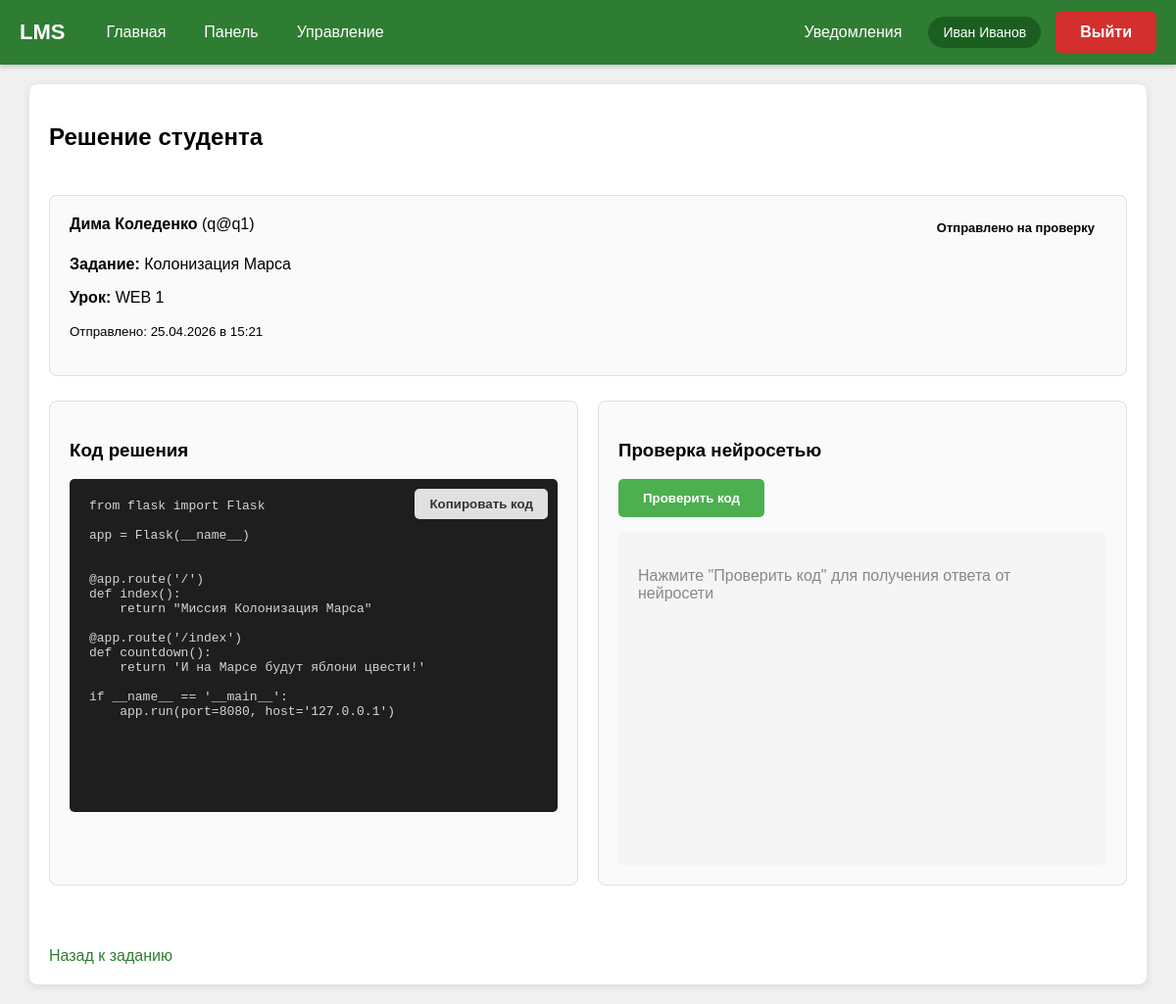
Page /submission/1 (signed in) on the committed database.
### data/users.py (models this page shows, shortened)
class User(SqlAlchemyBase, UserMixin):
    __tablename__ = 'users'
    id = sqlalchemy.Column(sqlalchemy.Integer, primary_key=True, autoincrement=True)
    name = sqlalchemy.Column(sqlalchemy.String(100))
    email = sqlalchemy.Column(sqlalchemy.String(120), index=True, unique=True)
    hashed_password = sqlalchemy.Column(sqlalchemy.String(200))
    role = sqlalchemy.Column(sqlalchemy.String(20))
    created_date = sqlalchemy.Column(sqlalchemy.DateTime, default=datetime.datetime.now)

### data/submissions.py (models this page shows)
class Submission(SqlAlchemyBase):
    __tablename__ = 'submissions'
    id = sqlalchemy.Column(sqlalchemy.Integer, primary_key=True, autoincrement=True)
    block_id = sqlalchemy.Column(sqlalchemy.Integer, sqlalchemy.ForeignKey("lesson_blocks.id"), nullable=False)
    student_id = sqlalchemy.Column(sqlalchemy.Integer, sqlalchemy.ForeignKey("users.id"), nullable=False)
    code = sqlalchemy.Column(sqlalchemy.Text)
    score = sqlalchemy.Column(sqlalchemy.Integer)
    feedback = sqlalchemy.Column(sqlalchemy.Text)
    status = sqlalchemy.Column(sqlalchemy.String(20), default="draft")
    submitted_at = sqlalchemy.Column(sqlalchemy.DateTime, default=datetime.datetime.now)
    graded_at = sqlalchemy.Column(sqlalchemy.DateTime)
    block = orm.relationship("LessonBlock", backref="submissions_ref")
    student = orm.relationship("User", backref="submissions")

### data/lesson_blocks.py (models this page shows)
class LessonBlock(SqlAlchemyBase):
    __tablename__ = 'lesson_blocks'
    id = sqlalchemy.Column(sqlalchemy.Integer, primary_key=True, autoincrement=True)
    lesson_id = sqlalchemy.Column(sqlalchemy.Integer, sqlalchemy.ForeignKey("lessons.id"), nullable=False)
    block_type = sqlalchemy.Column(sqlalchemy.String(20), nullable=False)
    title = sqlalchemy.Column(sqlalchemy.String(200))
    content = sqlalchemy.Column(sqlalchemy.Text)
    order = sqlalchemy.Column(sqlalchemy.Integer, nullable=False, default=0)
    lesson = orm.relationship("Lesson", backref="lesson_blocks_ref")
    images = orm.relationship("BlockImage", cascade="all, delete-orphan")
    submissions = orm.relationship("Submission", cascade="all, delete-orphan")

### data/lessons.py (models this page shows)
class Lesson(SqlAlchemyBase):
    __tablename__ = 'lessons'
    id = sqlalchemy.Column(sqlalchemy.Integer, primary_key=True, autoincrement=True)
    title = sqlalchemy.Column(sqlalchemy.String(150), nullable=False)
    content = sqlalchemy.Column(sqlalchemy.Text, nullable=False)
    course_id = sqlalchemy.Column(sqlalchemy.Integer, sqlalchemy.ForeignKey("courses.id"), nullable=False)
    course = orm.relationship("Course", backref="course_lessons")
    files = orm.relationship("LessonFile", cascade="all, delete-orphan")
    blocks = orm.relationship("LessonBlock", cascade="all, delete-orphan")

### block_routes.py (the view)
    @app.route("/submission/<int:submission_id>")
    @login_required
    def view_submission(submission_id):
        db_sess = db_session.create_session()
        submission = db_sess.query(Submission).get(submission_id)
        if not submission:
            db_sess.close()
            abort(404)
        block = submission.block
        lesson = block.lesson
        course = lesson.course
        if current_user.role == "teacher" and course.teacher_id != current_user.id:
            db_sess.close()
            flash("Доступ запрещен")
            return redirect(url_for("dashboard"))
        if current_user.role == "student" and submission.student_id != current_user.id:
            db_sess.close()
            flash("Доступ запрещен")
            return redirect(url_for("dashboard"))
        submission_data = {
            'id': submission.id,
            'code': submission.code,
            'status': submission.status,
            'score': submission.score,
            'feedback': submission.feedback,
            'submitted_at': submission.submitted_at,
            'graded_at': submission.graded_at,
            'student_name': submission.student.name,
            'student_email': submission.student.email,
            'block_id': block.id,
            'block_title': block.title,
            'lesson_id': lesson.id,
            'lesson_title': lesson.title
        }
        db_sess.close()
        return render_template("view_submission.html", submission=submission_data)

### data/db_session.py (called while the page is built)
def create_session() -> Session:
    global __factory
    return __factory()

### main.py (called while the page is built)
@app.teardown_appcontext
def shutdown_session(exception=None):
    db_session.create_session().close()

@login_manager.user_loader
def load_user(user_id):
    db_sess = db_session.create_session()
    user = db_sess.query(User).get(int(user_id))
    db_sess.close()
    return user

### templates/view_submission.html (shortened to what this page needs)
{% extends "base.html" %}
{% block content %}
<div class="page-header">
    <h2>Решение студента</h2>
</div>
<div class="card" style="margin-bottom: 25px;">
    <div style="display: flex; justify-content: space-between; margin-bottom: 15px;">
        <div>
            <strong>{{ submission.student_name }}</strong> ({{ submission.student_email }})
        </div>
        <div>
            <span class="badge">{{ 'Черновик' if submission.status == 'draft' else 'Отправлено на проверку' }}</span>
        </div>
    </div>
    <p><strong>Задание:</strong> {{ submission.block_title }}</p>
    <p><strong>Урок:</strong> {{ submission.lesson_title }}</p>
    <p><small>Отправлено: {{ submission.submitted_at.strftime('%d.%m.%Y в %H:%M') }}</small></p>
</div>
<div style="display: grid; grid-template-columns: 1fr 1fr; gap: 20px; margin-bottom: 25px;">
    <div class="card">
        <h3>Код решения</h3>
        <div style="position: relative;">
            <pre class="code-block" style="background: #1e1e1e; color: #d4d4d4; padding: 20px; border-radius: 5px; overflow-x: auto; min-height: 300px;">{{ submission.code }}</pre>
            <button onclick="copyCode(this)" data-code="{{ submission.code }}" class="btn secondary-btn" style="position: absolute; top: 10px; right: 10px; padding: 8px 15px;">Копировать код</button>
        </div>
    </div>
    <div class="card">
        <h3>Проверка нейросетью</h3>
        <button onclick="checkWithAI({{ submission.id }})" id="check-btn" class="btn primary-btn" style="margin-bottom: 15px;">Проверить код</button>
        <div id="ai-response" style="background: #f5f5f5; padding: 20px; border-radius: 5px; min-height: 300px;">
            <p style="color: #888;">Нажмите "Проверить код" для получения ответа от нейросети</p>
        </div>
    </div>
</div>
<br>
<a href="/block/{{ submission.block_id }}">Назад к заданию</a>
{% endblock %}

### templates/base.html (shortened to what this page needs)
<!DOCTYPE html>
<html>
<head>
    <link rel="stylesheet" href="{{ url_for('static', filename='style.css') }}">
</head>
<body>
    <nav class="navbar">
        <div class="nav-left">
            <a href="/" class="logo">LMS</a>
            <a href="/" class="nav-link">Главная</a>
            {% if current_user.is_authenticated %}
                <a href="/dashboard" class="nav-link">Панель</a>
                {% if current_user.role == "teacher" %}
                    <a href="/teacher/courses" class="nav-link">Управление</a>
                {% endif %}
            {% endif %}
        </div>
        <div class="nav-right">
            {% if current_user.is_authenticated %}
                <a href="/notifications" class="nav-link" style="position: relative;">
                    Уведомления
                </a>
                <span class="user-chip">
                    {{ current_user.name }}
                </span>
                <a href="/logout" class="btn logout-btn">Выйти</a>
            {% else %}
                {% if not hide_nav_auth %}
                    <a href="/login" class="btn ghost-btn">Вход</a>
                    <a href="/register" class="btn primary-btn">Регистрация</a>
                {% endif %}
            {% endif %}
        </div>
    </nav>
    <div class="container">
        {% block content %}{% endblock %}
    </div>
</body>
</html>

### static/style.css (style rules this page uses)
body { font-family: Arial, sans-serif; margin: 0; background: #f0f0f0; }
.navbar { background: #2e7d32; padding: 12px 20px; display: flex; justify-content: space-between; align-items: center; box-shadow: 0 2px 5px rgba(0,0,0,0.2); }
.nav-left, .nav-right { display: flex; align-items: center; gap: 15px; }
.logo { font-size: 22px; font-weight: bold; color: white; text-decoration: none; margin-right: 15px; }
.nav-link { color: white; text-decoration: none; padding: 6px 12px; border-radius: 4px; }
.container { max-width: 1100px; margin: 20px auto; padding: 20px; background: white; border-radius: 8px; box-shadow: 0 2px 10px rgba(0,0,0,0.1); }
.btn { padding: 12px 25px; border-radius: 5px; text-decoration: none; font-weight: bold; display: inline-block; border: none; cursor: pointer; }
.primary-btn { background: #4caf50; color: white; }
.secondary-btn { background: #e0e0e0; color: #333; }
.card { background: #fafafa; padding: 20px; border-radius: 8px; border: 1px solid #e0e0e0; margin-bottom: 20px; }
.badge { display: inline-block; padding: 5px 12px; border-radius: 20px; font-size: 13px; font-weight: bold; }
.user-chip { background: #1b5e20; padding: 8px 15px; border-radius: 20px; color: white; font-size: 14px; }
.logout-btn { background: #d32f2f; color: white; }
.page-header { display: flex; justify-content: space-between; align-items: center; margin-bottom: 25px; }
a { color: #2e7d32; text-decoration: none; }

### templates/view_submission.html (style rules this page uses)
.code-block { tab-size: 4; -moz-tab-size: 4; white-space: pre-wrap; word-wrap: break-word; }

### rows in the picture
User: name "Иван Иванов"
User: student_name "Дима Коледенко", student_email "q@q1"
Submission: status "Отправлено на проверку", submitted_at "25.04.2026 в 15:21", code "from flask import Flask app = Flask(__name__) @app.route('/') def index(): return \"Миссия Колонизация Марса\" @app.route('/index') def countdown(): return 'И на Марсе будут яблони цвести!' if __name__ == '__main__': app.run(port=8080, host='127.0.0.1')"
LessonBlock: block_title "Колонизация Марса"
Lesson: lesson_title "WEB 1"
